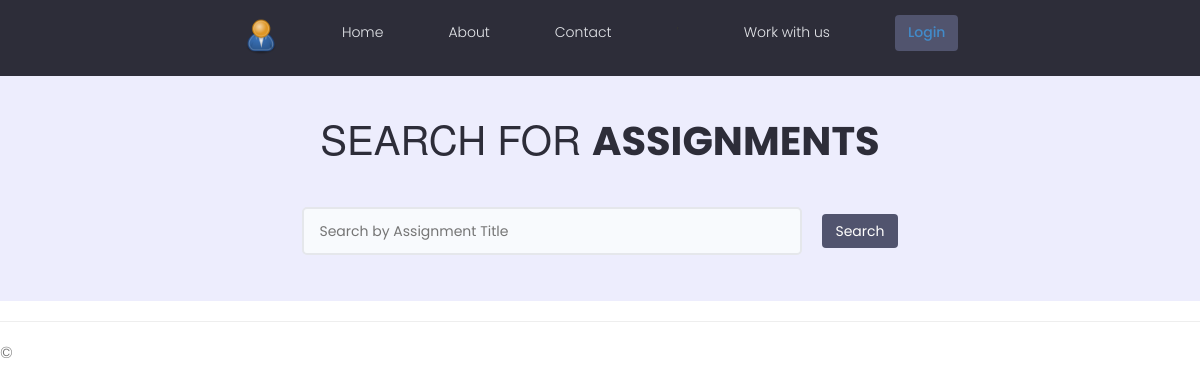
The app's page /assignment/, older data.
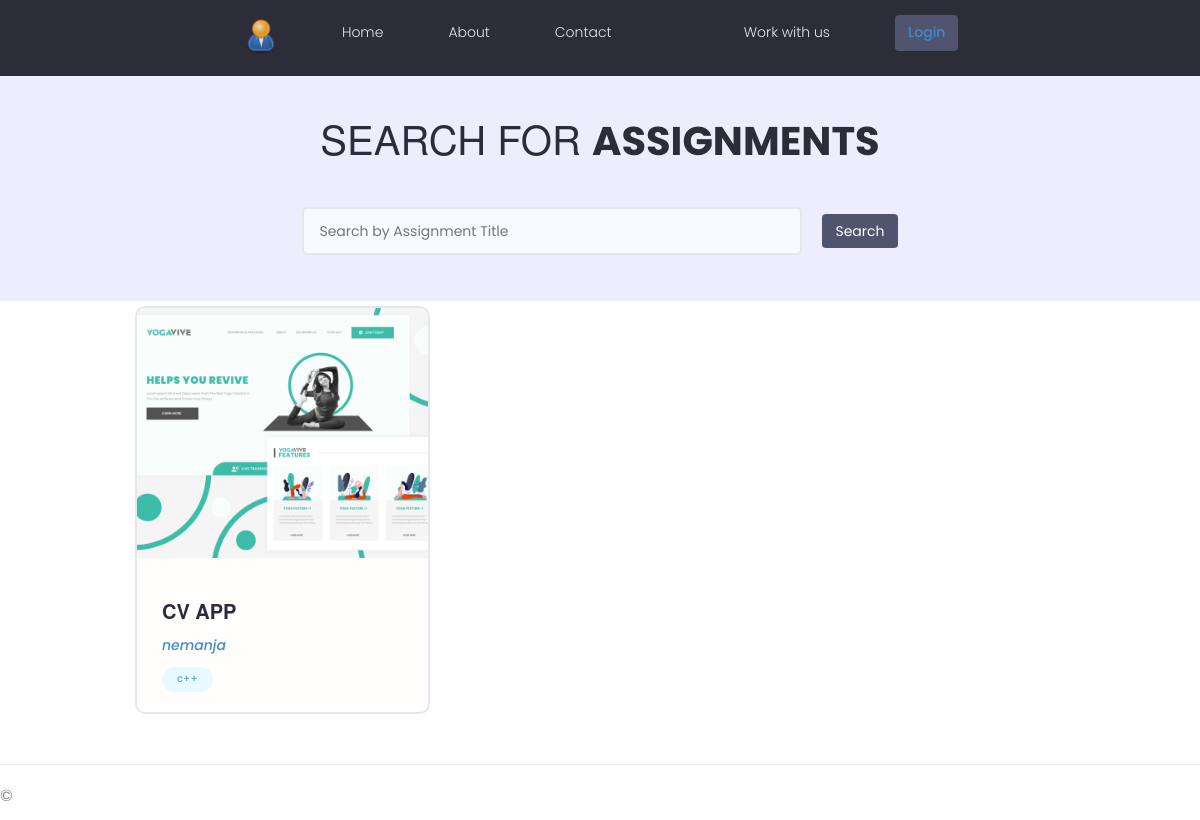
The same page, newer data.
### assignment/models.py (models this page shows, shortened)
class Assignment(models.Model):
    host = models.ForeignKey(User,on_delete=models.SET_NULL,blank=True, null=True)
    tags = models.ManyToManyField(Tag,blank=True)
    title = models.CharField(max_length=200)
    description = models.TextField()
    location = models.ForeignKey(Location, on_delete=models.CASCADE)
    applicant = models.ManyToManyField(Applicant,blank=True)
    updated = models.DateTimeField(auto_now=True)
    created = models.DateTimeField(auto_now_add=True)
    id = models.UUIDField(default=uuid.uuid4,unique=True,primary_key=True,editable=False)

class Tag(models.Model):
    name = models.CharField(max_length=200)

### assignment/views.py (the view)
# urls.py: path('assignment/', views.index, name='all-assignments'),
def index(request):
    assignments = Assignment.objects.all()
    return render(request, 'assignment/index.html',
                  {'isActive': True, 'assignments': assignments})

### assignment/templates/assignment/index.html (shortened to what this page needs)
{% extends "MainPages/layout.html" %}
{% load static %}
{% block content %}
  <main class="projects">
    <section class="hero-section text-center">
      <div class="container container--narrow">
        <div class="hero-section__box">
          <h2>Search for <span>Assignments</span></h2>
        </div>
        <div class="hero-section__search">
          <form class="form" action="#" method="get">
            <div class="form__field">
              <input class="input input--text" id="formInput#search" type="text" name="text"
                placeholder="Search by Assignment Title" />
            </div>
            <input class="btn btn--sub btn--lg" type="submit" value="Search" />
          </form>
        </div>
      </div>
    </section>
    {% for assignment_item in assignments %}
    <section class="card-alignment">
      <div class="container">
        <div class="grid grid--three">
          <div class="column">
            <div class="card project">
              <a href="{% url 'assignment-details' assignment_item.id %}" class="project">
                <img class="project__thumbnail" src="images/project-a.png" alt="project thumbnail" />
                <div class="card__body">
                  <h3 class="project__title">{{ assignment_item.title}}</h3>
                  <p><a class="project__author" href="profile.html">{{assignment_item.host}}</a></p>
                  <div class="project__tags">
                    {% for tag in assignment_item.tags.all %}
                    <span class="tag tag--pill tag--main">
                      <small>{{tag.name}}</small>
                    </span>
                    {% endfor %}
                  </div>
                </div>
              </a>
            </div>
          </div>
    </section>
    {% endfor %}
  </main>
{% endblock %}

Row changes from the older to the newer data that the page shows:
added Assignment: title "CV APP", host "nemanja"
added Tag: name "c++"
